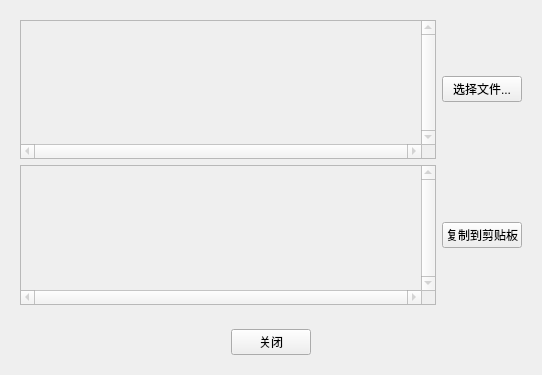
<?xml version="1.0" encoding="UTF-8"?>
<ui version="4.0">
 <class>MD5FileWidget</class>
 <widget class="QWidget" name="MD5FileWidget">
  <property name="geometry">
   <rect>
    <x>0</x>
    <y>0</y>
    <width>542</width>
    <height>375</height>
   </rect>
  </property>
  <property name="windowTitle">
   <string>Form</string>
  </property>
  <layout class="QGridLayout" name="gridLayout_2">
   <item row="0" column="0">
    <widget class="QWidget" name="widget" native="true">
     <layout class="QGridLayout" name="gridLayout">
      <item row="0" column="0">
       <widget class="QPlainTextEdit" name="inputBox">
        <property name="enabled">
         <bool>false</bool>
        </property>
        <property name="verticalScrollBarPolicy">
         <enum>Qt::ScrollBarAlwaysOn</enum>
        </property>
        <property name="horizontalScrollBarPolicy">
         <enum>Qt::ScrollBarAlwaysOn</enum>
        </property>
       </widget>
      </item>
      <item row="0" column="1">
       <widget class="QPushButton" name="fileButton">
        <property name="text">
         <string>选择文件...</string>
        </property>
       </widget>
      </item>
      <item row="1" column="0">
       <widget class="QTextBrowser" name="outputBox">
        <property name="enabled">
         <bool>false</bool>
        </property>
        <property name="verticalScrollBarPolicy">
         <enum>Qt::ScrollBarAlwaysOn</enum>
        </property>
        <property name="horizontalScrollBarPolicy">
         <enum>Qt::ScrollBarAlwaysOn</enum>
        </property>
       </widget>
      </item>
      <item row="1" column="1">
       <widget class="QPushButton" name="copyButton">
        <property name="text">
         <string>复制到剪贴板</string>
        </property>
       </widget>
      </item>
     </layout>
    </widget>
   </item>
   <item row="1" column="0">
    <widget class="QWidget" name="widget_2" native="true">
     <layout class="QHBoxLayout" name="horizontalLayout">
      <item>
       <spacer name="horizontalSpacer">
        <property name="orientation">
         <enum>Qt::Horizontal</enum>
        </property>
        <property name="sizeHint" stdset="0">
         <size>
          <width>207</width>
          <height>20</height>
         </size>
        </property>
       </spacer>
      </item>
      <item>
       <widget class="QPushButton" name="closeButton">
        <property name="text">
         <string>关闭</string>
        </property>
       </widget>
      </item>
      <item>
       <spacer name="horizontalSpacer_2">
        <property name="orientation">
         <enum>Qt::Horizontal</enum>
        </property>
        <property name="sizeHint" stdset="0">
         <size>
          <width>206</width>
          <height>20</height>
         </size>
        </property>
       </spacer>
      </item>
     </layout>
    </widget>
   </item>
  </layout>
 </widget>
 <resources/>
 <connections/>
</ui>
